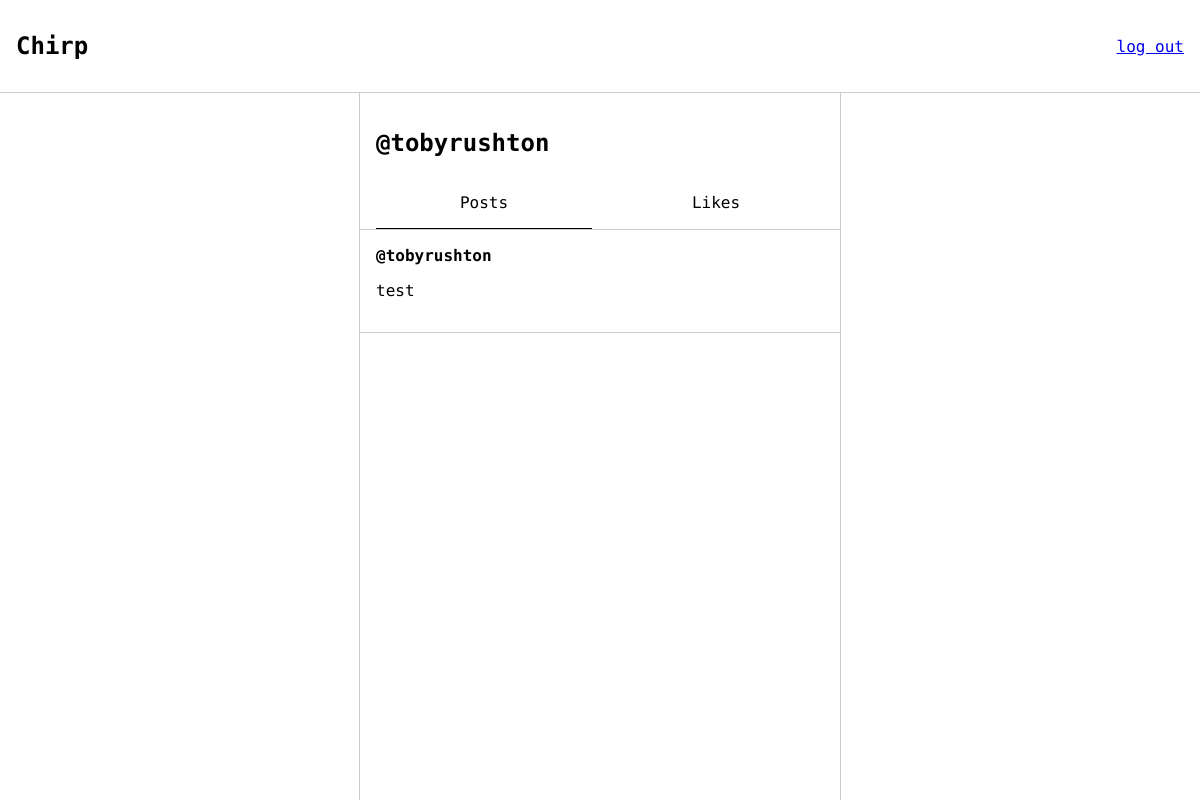
Before: /profile/tobyrushton (signed in) with the older database file.
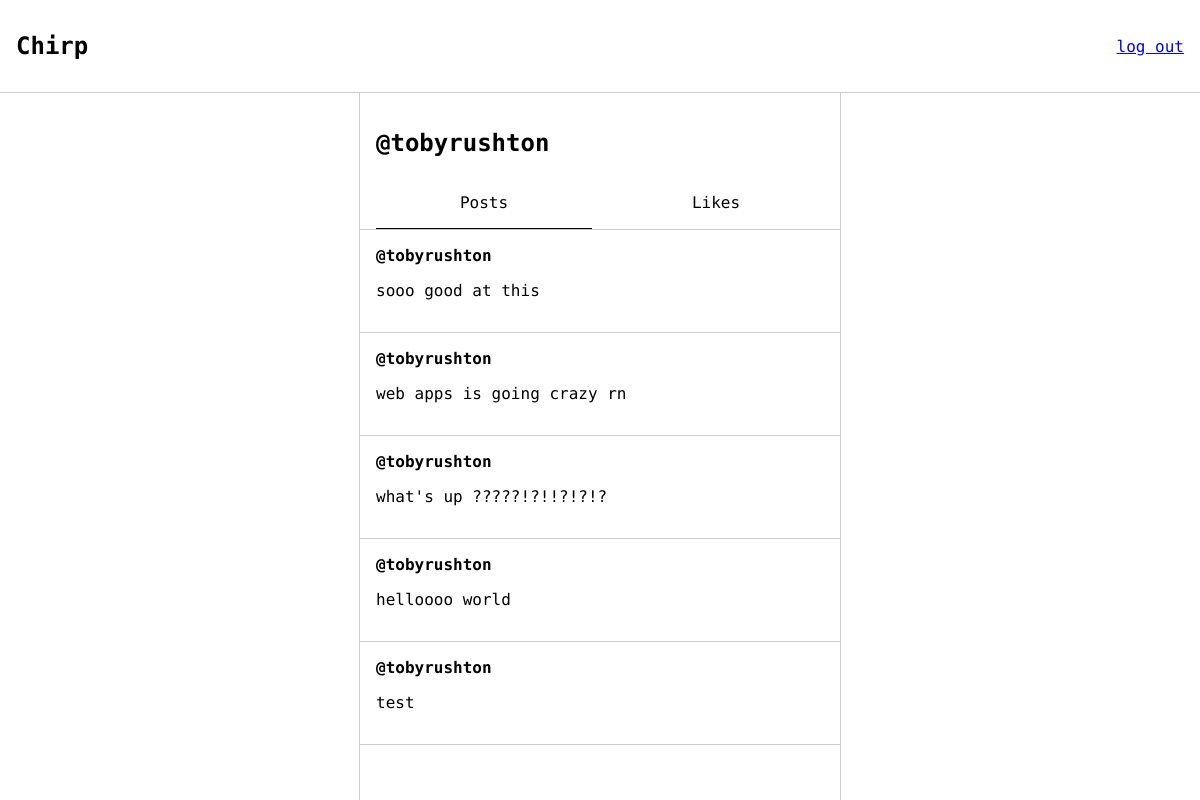
After: the same page with the newer database file.
### app/models.py (models this page shows, shortened)
class User(UserMixin, db.Model):
    id = db.Column(db.Integer, primary_key=True)
    username = db.Column(db.String(64), index=True, unique=True)
    password_hash = db.Column(db.String(128))
    posts = db.relationship('Post', backref='user', lazy='dynamic')

class Post(db.Model):
    id = db.Column(db.Integer, primary_key=True)
    body = db.Column(db.String(256))
    posted_at = db.Column(db.DateTime, index=True, default=datetime.now)
    user_id = db.Column(db.Integer, db.ForeignKey('user.id'))
    def __repr__(self):
        return '<Post {}>'.format(self.body)

### app/views.py (the view)
@app.route("/profile/<string:username>")
@app.route("/profile/<string:username>/<string:likes>")
@login_required
def profile(username, likes=None):
    user = db.session.query(models.User).filter_by(username=username).first()
    if user:
        posts = []
        if not likes:
            posts = db.session.query(models.Post).order_by(models.Post.posted_at.desc()).filter_by(user=user).all()
            print(posts)
        return render_template('pages/profile.html', title="Profile", user_authenticated=current_user.is_authenticated, user=user, likes=likes, posts=posts)
    else:
        return redirect(url_for('feed'))

### app/views.py (called while the page is built)
@login_manager.user_loader
def load_user(user_id):
    return db.session.query(models.User).get(user_id)

### app/templates/pages/profile.html
{% extends "layouts/authorised_layout.html" %}
{% block authorised_head %}
    <link rel="stylesheet" href="{{ url_for('static', filename='css/profile.css') }}">
    <link rel="stylesheet" href="{{ url_for('static', filename='css/components.css') }}">
{% endblock %}
{% block authorised_content %}
    <div class="profile-header">
        <h2>
            @{{ user.username }}
        </h2>
        <span class="profile-button-slider">
            <a href="/profile/{{ user.username }}" class="profile-button {{ 'profile-button-active' if not likes }}">
                Posts
            </a>
            <a href="/profile/{{ user.username }}/likes" class="profile-button {{ 'profile-button-active' if likes }}">
                Likes
            </a>
        </span>
    </div>
    {% for post in posts %}
        {% with post=post %}
            {% include 'components/post.html' %}
        {% endwith %}
    {% endfor %}
{% endblock %}

### app/templates/layouts/authorised_layout.html (shortened to what this page needs)
{% extends "layouts/root_layout.html" %}
{% block head %}
    <link rel="stylesheet" href="{{ url_for('static', filename='css/authorised_layout.css') }}">
    {% block authorised_head %}{% endblock %}
{% endblock %}
{% block content %}
    <div class="authorised-wrapper">
        <div class="feed-wrapper">
            {% block authorised_content %}{% endblock %}
        </div>
    </div>
{% endblock %}

### app/templates/layouts/root_layout.html (shortened to what this page needs)
<!DOCTYPE html>
<html lang="en-gb">
    <head>
        <link rel="stylesheet" href="{{ url_for('static', filename='css/root_layout.css')}}">
        {% block head %}{% endblock %}
    </head>
    <body>
        <div class="header">
            <h1 class="title">
                <a href="/">Chirp</a>
            </h1>
            {% if user_authenticated %}
                <a href="/logout">log out</a>
            {% endif %}
        </div>
        <main class="content">
            {% block content %}{% endblock %}
        </main>
    </body>
</html>

### app/templates/components/post.html
<div class="post-container">
    <h3 class="post-heading">
        <a href="/profile/{{ post.user.username }}">@{{ post.user.username }}</a>
    </h3>
    <p>
        {{ post.body }}
    </p>
</div>

### app/static/css/root_layout.css (style rules this page uses)
body { margin: 0; font-family: 'Geist Mono', monospace; position: absolute; width: 100%; height: 100%; display: flex; flex-direction: column; }
.header { display: flex; justify-content: space-between; align-items: center; width: calc(100% - 2rem); padding: 1rem; border-bottom: 1px solid #ccc; }
.title { font-size: x-large; font-weight: 800; }
.title > a { text-decoration: none; color: inherit; }
.content { display: flex; max-width: 100%; flex-direction: column; gap: 1rem; height: 100%; }

### app/static/css/authorised_layout.css (style rules this page uses)
.authorised-wrapper { display: flex; flex-direction: column; gap: 1rem; width: 100%; align-items: center; height: 100%; }
.feed-wrapper { display: flex; flex-direction: column; width: 100%; max-width: 30rem; height: 100%; border-style: none solid; border-width: 1px; border-color: #ccc; }

### app/static/css/profile.css (style rules this page uses)
.profile-header { padding: 1rem; padding-bottom: 0; border-bottom: 1px solid #ccc; }
.profile-button-slider { display: flex; align-items: center; gap: 1rem; }
.profile-button { width: 100%; padding: 1rem; background-color: inherit; border: none; cursor: pointer; text-align: center; text-decoration: none; color: inherit; }
.profile-button-active { border-bottom: 1px solid black; }

### app/static/css/components.css (style rules this page uses)
.post-container { padding: 1rem; display: flex; flex-direction: column; border-bottom: 1px solid #ccc; }
.post-heading { margin: 0; font-size: medium; }
.post-heading > a { text-decoration: none; color: inherit; }

Changed rows visible on the page:
added Post: user.username "tobyrushton", body "sooo good at this"
added Post: user.username "tobyrushton", body "web apps is going crazy rn"
added Post: user.username "tobyrushton", body "what's up ?????!?!!?!?!?"
added Post: user.username "tobyrushton", body "helloooo world"
